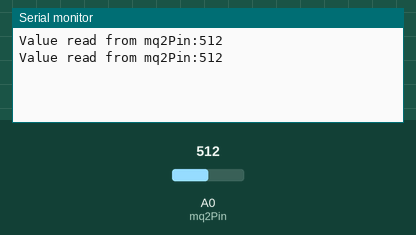
A sketch run on a simulated Arduino Uno, built with avr-gcc and run on an emulated ATmega328P. On the bench: the last lines printed to the serial monitor. The test bench sets the inputs (shaded band); at power-on: A0 (mq2Pin) = 512.

Above: at 1.8 s.
1.9 s: A0 (mq2Pin) set to 716
At 2.7 s:
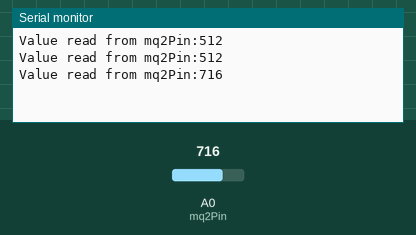
3.4 s: A0 (mq2Pin) set to 900
At 4.8 s:
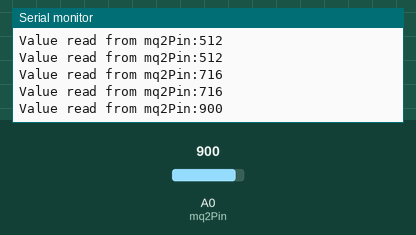
Timing chart, 0 to 6.4 s (numbered marks = the images above; inputs shaded):
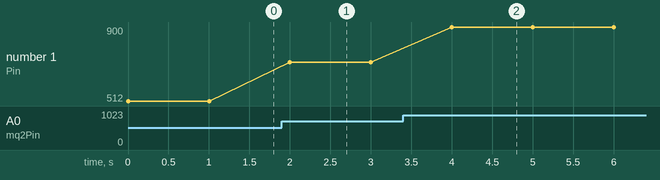

The sketch:

Read_Sensor_Value.ino
```cpp
int mq2Pin = A0;
int gasValue;

void setup()
{
    // put your setup code here, to run once:
    pinMode(mq2Pin, INPUT);
    Serial.begin(9600); // start serial comminication at 9600 baud
}

void loop()
{
    // put your main code here, to run repeatedly:
    gasValue = analogRead(mq2Pin);
    Serial.print("Value read from mq2Pin:");
    Serial.println(gasValue);
    delay(1000);
}
```

Measured:
- after the input at 1.9 s, the serial monitor: prints a new line after 0.10 s (image 1)
- after the input at 3.4 s, the serial monitor: prints a new line after 0.60 s (image 2)
- plotted number 1: 512 → 716 after the input at 1.9 s, 716 → 900 after the input at 3.4 s
